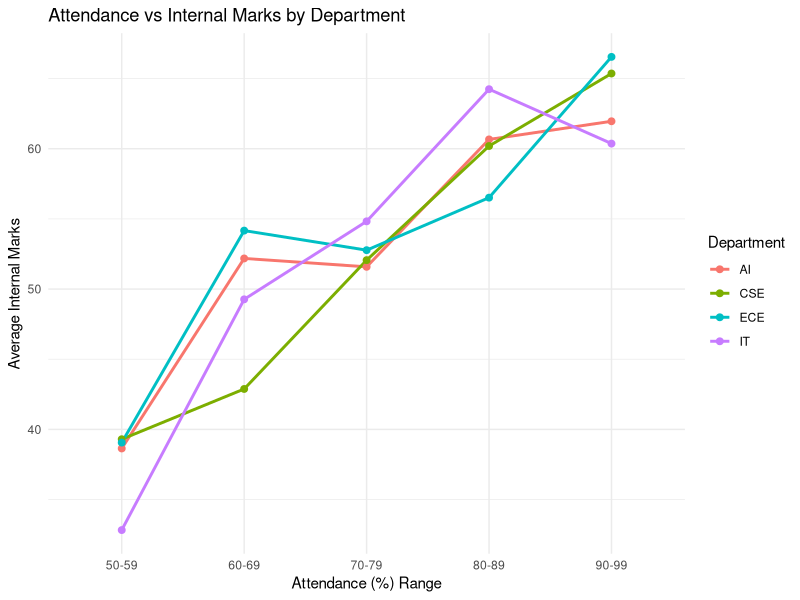

The R source for this figure:
library(ggplot2)
library(dplyr)

set.seed(1)
n <- 60
dept <- sample(c('CSE','AI','IT','ECE'), n, replace=TRUE)
att <- sample(50:99, n, replace=TRUE)
marks <- att*0.7 + rnorm(n, 0, 8)
df1 <- data.frame(Attendance=att, Marks=marks, Department=dept)

df1$AttBin <- cut(df1$Attendance, breaks=c(50,60,70,80,90,100),
                   labels=c('50-59','60-69','70-79','80-89','90-99'), right=FALSE)

grouped <- df1 %>% group_by(AttBin, Department) %>% summarise(Marks=mean(Marks), .groups='drop')

ggplot(grouped, aes(x=AttBin, y=Marks, color=Department, group=Department)) +
  geom_line(size=1) + geom_point(size=2) +
  labs(title="Attendance vs Internal Marks by Department",
       x="Attendance (%) Range", y="Average Internal Marks") +
  theme_minimal()
